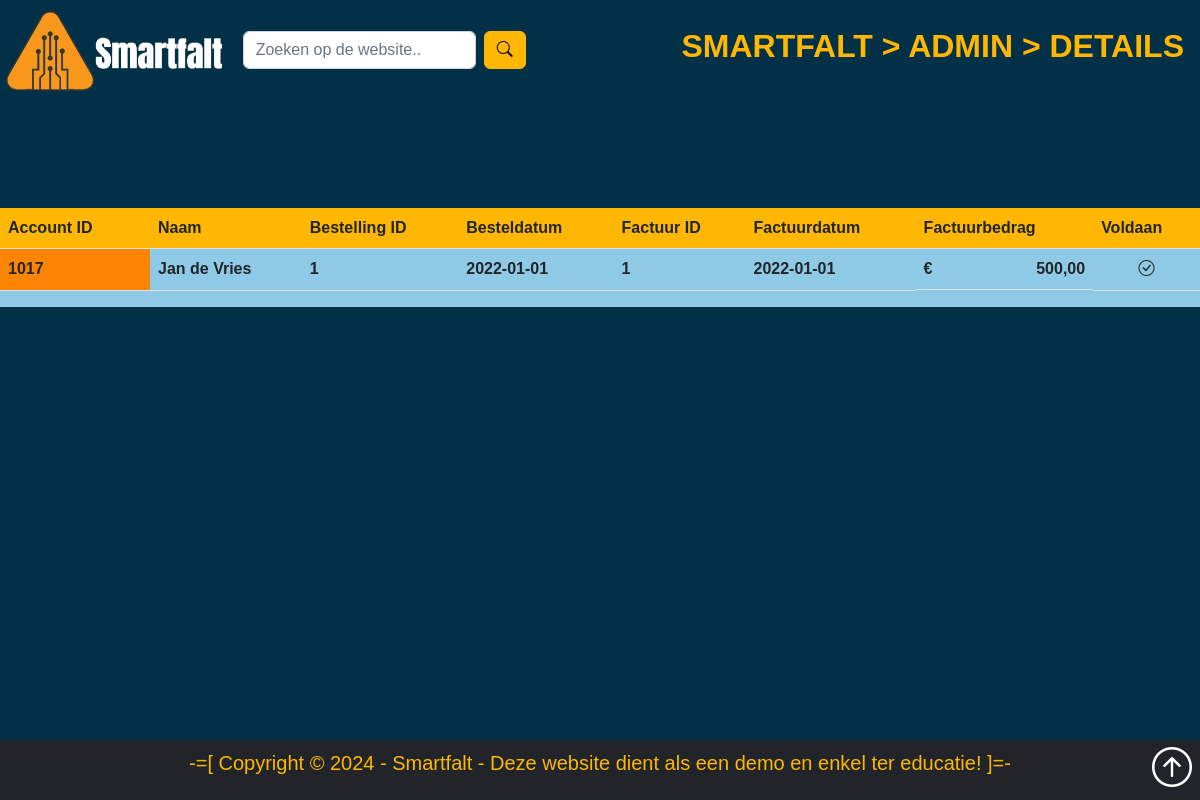
/admin/account_details.php?id=1017, run on the app's committed database.
### tables this page shows
CREATE TABLE `ACCOUNTS` (
    `AccountId` INT(8) ZEROFILL NOT NULL AUTO_INCREMENT PRIMARY KEY,
    `Profielfoto` BLOB,
    `Gebruikersnaam` VARCHAR(30) NOT NULL,
    `Wachtwoord` VARCHAR(64) NOT NULL,
    `Voornaam` VARCHAR(30),
    `Achternaam` VARCHAR(50),
    `Geslacht` VARCHAR(1),
    `Adres` VARCHAR(250),
    `Woonplaats` VARCHAR(50),
    `Postcode` VARCHAR(6),
    `GebDatum` DATE,
    `Emailadres` VARCHAR(50) NOT NULL,
    `Telefoonnummer` VARCHAR(15),
    `IBAN` VARCHAR(18),
    `RolId` INT(1),
    CONSTRAINT `fk_Accounts_Rollen` FOREIGN KEY (`RolId`) REFERENCES `ROLLEN`(`RolId`) ON UPDATE CASCADE ON DELETE SET NULL
);

CREATE TABLE `FACTUREN` (
    `FactuurId` INT(10) ZEROFILL NOT NULL AUTO_INCREMENT PRIMARY KEY,
    `FactuurDatum` DATE NOT NULL,
    `FactuurBedrag` DECIMAL(8, 2) NOT NULL,
    `Voldaan` BOOLEAN,
    `BestellingId` INT(8) ZEROFILL,
    CONSTRAINT `fk_Facturen_Bestellingen` FOREIGN KEY (`BestellingId`) REFERENCES `BESTELLINGEN`(`BestellingId`) ON UPDATE CASCADE ON DELETE SET NULL
);

CREATE TABLE `BESTELLINGEN` (
    `BestellingId` INT(8) ZEROFILL NOT NULL AUTO_INCREMENT PRIMARY KEY,
    `AccountId` INT(8) ZEROFILL,
    `Besteldatum` DATE NOT NULL,
    `TypeId` INT(1),
    CONSTRAINT `fk_Bestellingen_Accounts` FOREIGN KEY (`AccountId`) REFERENCES `ACCOUNTS`(`AccountId`) ON UPDATE CASCADE ON DELETE SET NULL,
    CONSTRAINT `fk_Bestellingen_Abonnementtypes` FOREIGN KEY (`TypeId`) REFERENCES `ABONNEMENTTYPES`(`TypeId`) ON UPDATE CASCADE ON DELETE SET NULL
);

### admin/account_details.php (the view, shortened to what this page needs)
<?php
    class Order {
        private $pdo;
        private $accountid;
        public function __construct($pdo, $accountid) {
            $this->pdo = $pdo;
            $this->accountid = $accountid;
        }
        public function fetchAccount() {
            $stmt = $this->pdo->prepare("SELECT * FROM `accounts` WHERE `AccountId` = :accountid");
            $stmt->bindParam(':accountid', $this->accountid, PDO::PARAM_INT);
            $stmt->execute();
            return $stmt->fetch(PDO::FETCH_ASSOC);
        }
        public function fetchOrdersAndInvoices() {
            $stmt = $this->pdo->prepare("CALL GetBestellingenEnFacturen(?)");
            $stmt->bindValue(1, $this->accountid, PDO::PARAM_INT);
            $stmt->execute();
            return $stmt->fetchAll(PDO::FETCH_ASSOC);
        }
    }
    $admin_page_title = '<a href="../index.php">Smartfalt</a> > <a href="index.php">Admin</a> > Details';
    require_once('../site/site_header_admin.php');
    require_once('../db/db_connect.php');
    $accountId = $_GET['id'];
    $order = new Order($pdo, $accountId);
    $results = $order->fetchOrdersAndInvoices();
    $account = $order->fetchAccount();
    if (count($results) > 0) {
        ?>
            <section id="section-account-details" class="mt-5 bg-cornflower">
                <div class="table-wrapper">
                    <div class="table-container">
                        <table class="table table-hover text-nowrap bg-cornflower table-scroll">
                            <thead class="bg-selective">
                                <tr>
                                    <th scope="col">Account ID</th>
                                    <th scope="col">Naam</th>
                                    <th scope="col">Bestelling ID</th>
                                    <th scope="col">Besteldatum</th>
                                    <th scope="col">Factuur ID</th>
                                    <th scope="col">Factuurdatum</th>
                                    <th scope="col">Factuurbedrag</th>
                                    <th scope="col">Voldaan</th>
                                </tr>
                            </thead>
                            <tbody>
                                <?php foreach ($results as $accountData) { ?>
                                    <tr>
                                        <th scope="ror" class="bg-tangerine sticky-col"><a href="<?php echo ROOT_URL;?>admin/account_edit.php?id=<?php echo $account['AccountId']; ?>" title="EDIT: <?php echo $account['Voornaam'] . ' ' . $account['Achternaam']; ?>"><?php echo $account['AccountId']; ?></a></th>
                                        <td><?php echo $account['Voornaam'].' '.$account['Achternaam'];?></td>
                                        <td><?php echo $accountData['BestellingId'];?></td>
                                        <td><?php echo $accountData['Besteldatum'];?></td>
                                        <td><?php echo $accountData['FactuurId'];?></td>
                                        <td><?php echo $accountData['FactuurDatum'];?></td>
                                        <td class="d-flex justify-content-between">
                                            <div style="width: 15px;">€</div>
                                            <div><?php echo number_format($accountData['FactuurBedrag'], 2, ',', '.');?></div>
                                        </td>
                                        <td class="text-center"><?php if ($accountData['Voldaan'] == '1') { echo '<i class="bi bi-check-circle"></i>'; } else { echo '<i class="bi bi-x-circle"></i>'; } ;?></td>
                                    </tr>
                                <?php } ?>
                            </tbody>
                        </table>
                    </div>
                </div>
            </section>
        <?php
    }
    require_once ('../site/site_footer.php');
?>

### css/style.css (style rules this page uses)
[id^="section-"] { scroll-margin-top: 72px; }
a { text-decoration: none; }
html { font-family: apertura, sans-serif; font-weight: 700; font-style: normal; max-width: 100%; height: 100%; padding-top: 80px; min-height: 100%; position: relative; }
body { padding-bottom: 60px; }

### site/site_header_admin.php (style rules this page uses)
body { font-family: apertura, sans-serif; font-weight: 700; font-style: normal; max-width: 100%; height: 100%; }
a { text-decoration: none !important; color: inherit; cursor: pointer; }
.table-wrapper { position: relative; max-width: 100%; overflow: auto; }
.table-container { overflow-x: auto; overflow-y: scroll; max-height: 80vh; position: sticky; top: 0; z-index: 1; }
.table-container thead th { position: sticky; top: 0; background-color: #ffb703; z-index: 2; }
.sticky-col { position: sticky; left: 0; z-index: 1; background-color: #fff; width: 150px; }

### admin/account_details.php (style rules this page uses)
body { font-family: apertura, sans-serif; font-weight: 700; font-style: normal; max-width: 100%; height: 100%; padding-top: 80px; }

### data on the page
facturen: BestellingId.BestellingId "1", BestellingId.Besteldatum "2022-01-01", FactuurId "1", FactuurDatum "2022-01-01", FactuurBedrag "500,00", Voldaan 1 (drawn)
accounts: AccountId "1017", Voornaam "Jan", Achternaam "de Vries"
